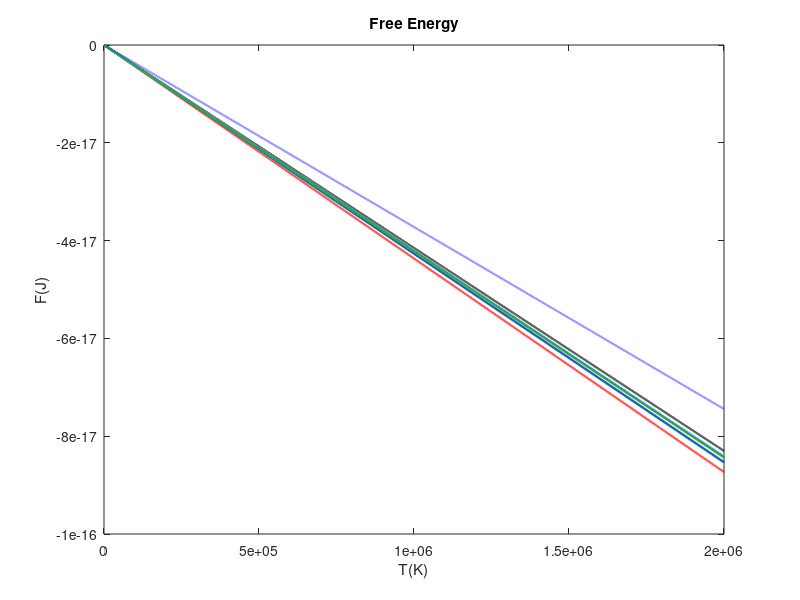

Write the MATLAB code that produced this figure.
close all;clear all;clc
%FREE ENERGY COMPUTATION USING PARTITION FUNCTION%

K_b=1.38064852e-23; %Boltzmann's constant

%List of molecules%
c_C3Si=[7.303 0.000 4.383 11.948];
l_C3Si=[7.303 0.000 3.356 11.390];
l_C3H= [6.947 0.301 2.746 10.215];
c_C3H =[6.947 0.301 3.702 11.007];
HCCN=[6.981 0.000 3.524 10.657]; 
HCNC= [6.981 0.000 3.495 10.687];
HNCO=[7.045 0.000 3.428 10.530];
HOCN=[7.045 0.000 3.502 10.631];
HCNO=[7.045 0.000 0.124 7.649];
HONC=[7.045 0.000 3.501 10.767];


T_i=0:100:2000000; %Temeperature variation in Kelvin
for i=1:length(T_i)
    %x_axis=1./(K_b*T_i);
    x_axis=T_i;
    c_C3Si_cpd=-K_b*T_i*(log(sum(c_C3Si))); 
    l_C3Si_cpd=-K_b*T_i*(log(sum(l_C3Si)));     
    l_C3H_cpd=-K_b*T_i*(log(sum(l_C3H))); 
    c_C3H_cpd=-K_b*T_i*(log(sum(c_C3H))); 
    HCCN_cpd=-K_b*T_i*(log(sum(HCCN))); 
    HCNC_cpd=-K_b*T_i*(log(sum(HCNC))); 
    HNCO_cpd=-K_b*T_i*(log(sum(HNCO))); 
    HOCN_cpd=-K_b*T_i*(log(sum(HOCN))); 
    HCNO_cpd=-K_b*T_i*(log(sum(HCNO))); 
    HONC_cpd=-K_b*T_i*(log(sum(HONC))); 
    
end
EMMA=1.5;
plot(x_axis,c_C3Si_cpd,'r','LineWidth', EMMA)
hold on
plot(x_axis,l_C3Si_cpd,'g','LineWidth', EMMA)
hold on
plot(x_axis,l_C3H_cpd,'k','LineWidth', EMMA)
hold on
plot(x_axis,c_C3H_cpd,'b','LineWidth', EMMA)
hold on
plot(x_axis,HCCN_cpd,'y','LineWidth', EMMA)
hold on
plot(x_axis,HCNC_cpd,'m','LineWidth', EMMA)
hold on
plot(x_axis,HNCO_cpd,'c','LineWidth', EMMA)

hold on
plot(x_axis,HOCN_cpd,'--k','LineWidth', EMMA)
hold on
plot(x_axis,HCNO_cpd,'--b','LineWidth', EMMA)
hold on
plot(x_axis,HONC_cpd,'--g','LineWidth', EMMA)


%legend('c-C_3Si','l-C_3Si','l-C_3H','c-C_3H','HCCN','HCNC','HNCO','HOCN','HCNO','HONC','Location','best','fontweight','bold')
title('Free Energy');xlabel('T(K)');ylabel('F(J)')

set(get(gca, 'XAxis'), 'FontWeight', 'bold')
set(get(gca, 'YAxis'), 'FontWeight', 'bold')


%xlswrite('G4_FREE_ENERGY.xlsx', [x_axis(:),c_C3Si_cpd(:),l_C3Si_cpd(:),l_C3H_cpd(:),c_C3H_cpd(:),...
  %  HCCN_cpd(:),HCNC_cpd(:),HNCO_cpd(:), HOCN_cpd(:),HCNO_cpd(:),HONC_cpd(:)]);

